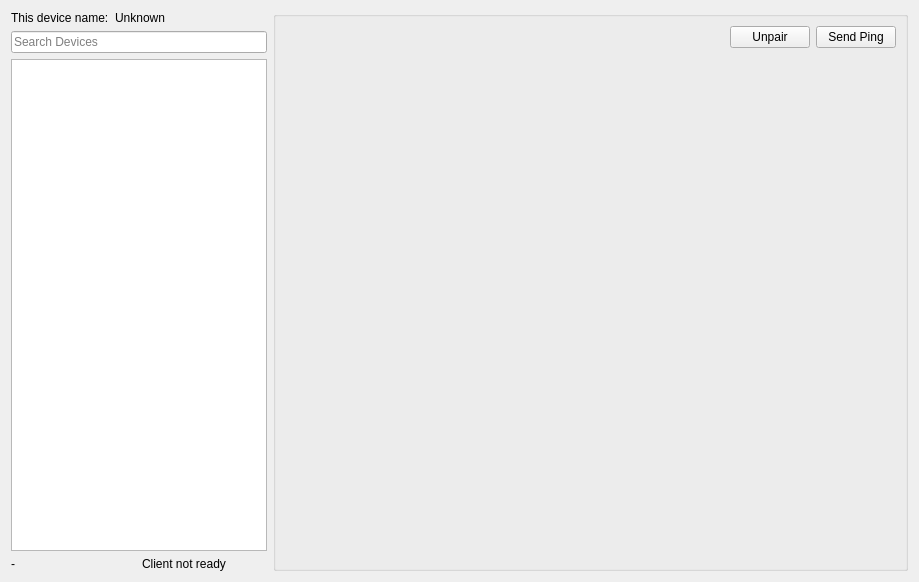
<?xml version="1.0" encoding="UTF-8"?>
<ui version="4.0">
 <class>KtsConnectWdgt</class>
 <widget class="QWidget" name="KtsConnectWdgt">
  <property name="geometry">
   <rect>
    <x>0</x>
    <y>0</y>
    <width>919</width>
    <height>582</height>
   </rect>
  </property>
  <property name="windowTitle">
   <string>Form</string>
  </property>
  <layout class="QGridLayout" name="gridLayout">
   <item row="0" column="0">
    <layout class="QHBoxLayout" name="horizontalLayout_6">
     <item>
      <widget class="QLabel" name="lblThisDev">
       <property name="sizePolicy">
        <sizepolicy hsizetype="Fixed" vsizetype="Fixed">
         <horstretch>0</horstretch>
         <verstretch>0</verstretch>
        </sizepolicy>
       </property>
       <property name="text">
        <string>This device name:</string>
       </property>
      </widget>
     </item>
     <item>
      <widget class="QLabel" name="lblThisDevName">
       <property name="text">
        <string>Unknown</string>
       </property>
      </widget>
     </item>
    </layout>
   </item>
   <item row="0" column="1" rowspan="4">
    <widget class="QGroupBox" name="groupBox_10">
     <property name="sizePolicy">
      <sizepolicy hsizetype="Expanding" vsizetype="Expanding">
       <horstretch>0</horstretch>
       <verstretch>0</verstretch>
      </sizepolicy>
     </property>
     <property name="title">
      <string/>
     </property>
     <property name="flat">
      <bool>false</bool>
     </property>
     <layout class="QVBoxLayout" name="verticalLayout_4">
      <item>
       <layout class="QHBoxLayout" name="horizontalLayout_4">
        <item>
         <widget class="QLabel" name="lblSelectedDev">
          <property name="text">
           <string>&lt;Device name&gt;</string>
          </property>
         </widget>
        </item>
        <item>
         <spacer name="horizontalSpacer_12">
          <property name="orientation">
           <enum>Qt::Horizontal</enum>
          </property>
          <property name="sizeHint" stdset="0">
           <size>
            <width>40</width>
            <height>20</height>
           </size>
          </property>
         </spacer>
        </item>
        <item>
         <widget class="QPushButton" name="pbUnpair">
          <property name="text">
           <string>Unpair</string>
          </property>
          <property name="icon">
           <iconset resource="../res.qrc">
            <normaloff>:/katynko/svg/network-disconnect.svg</normaloff>:/katynko/svg/network-disconnect.svg</iconset>
          </property>
         </widget>
        </item>
        <item>
         <widget class="QPushButton" name="pbSendPing">
          <property name="text">
           <string>Send Ping</string>
          </property>
          <property name="icon">
           <iconset resource="../res.qrc">
            <normaloff>:/katynko/svg/network-connect.svg</normaloff>:/katynko/svg/network-connect.svg</iconset>
          </property>
         </widget>
        </item>
       </layout>
      </item>
      <item>
       <spacer name="verticalSpacer_4">
        <property name="orientation">
         <enum>Qt::Vertical</enum>
        </property>
        <property name="sizeHint" stdset="0">
         <size>
          <width>20</width>
          <height>580</height>
         </size>
        </property>
       </spacer>
      </item>
     </layout>
    </widget>
   </item>
   <item row="1" column="0">
    <widget class="QLineEdit" name="leUdpDevFilter">
     <property name="sizePolicy">
      <sizepolicy hsizetype="Preferred" vsizetype="Fixed">
       <horstretch>0</horstretch>
       <verstretch>0</verstretch>
      </sizepolicy>
     </property>
     <property name="placeholderText">
      <string>Search Devices</string>
     </property>
     <property name="clearButtonEnabled">
      <bool>true</bool>
     </property>
    </widget>
   </item>
   <item row="2" column="0">
    <widget class="QListView" name="lvUdpDevices">
     <property name="sizePolicy">
      <sizepolicy hsizetype="Preferred" vsizetype="Expanding">
       <horstretch>0</horstretch>
       <verstretch>0</verstretch>
      </sizepolicy>
     </property>
     <property name="editTriggers">
      <set>QAbstractItemView::NoEditTriggers</set>
     </property>
     <property name="alternatingRowColors">
      <bool>true</bool>
     </property>
    </widget>
   </item>
   <item row="3" column="0">
    <layout class="QHBoxLayout" name="horizontalLayout_47">
     <item>
      <widget class="QLabel" name="lblKtsStateIco">
       <property name="sizePolicy">
        <sizepolicy hsizetype="Minimum" vsizetype="Minimum">
         <horstretch>0</horstretch>
         <verstretch>0</verstretch>
        </sizepolicy>
       </property>
       <property name="text">
        <string>-</string>
       </property>
       <property name="scaledContents">
        <bool>true</bool>
       </property>
      </widget>
     </item>
     <item>
      <widget class="QLabel" name="lblKtsStateStr">
       <property name="text">
        <string>Client not ready</string>
       </property>
      </widget>
     </item>
    </layout>
   </item>
  </layout>
 </widget>
 <resources>
  <include location="../res.qrc"/>
 </resources>
 <connections/>
</ui>
